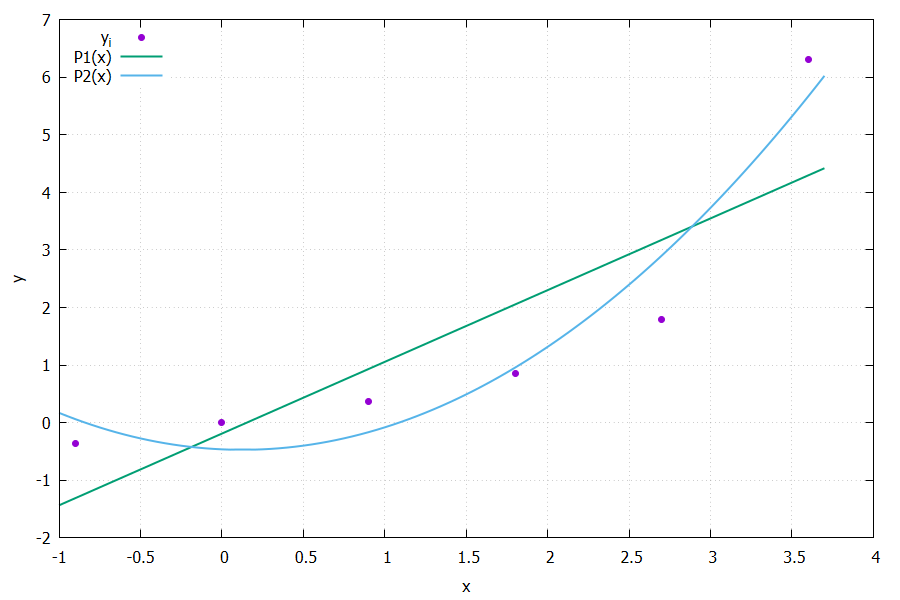

The gnuplot source for this figure:
set terminal pngcairo size 900,600
set output 'plot.png'
set grid; set xlabel 'x'; set ylabel 'y'; set key left top
plot 'points.dat' with points pt 7 title 'y_i', 'curves.dat' using 1:2 with lines lw 2 title 'P1(x)', 'curves.dat' using 1:3 with lines lw 2 title 'P2(x)'
